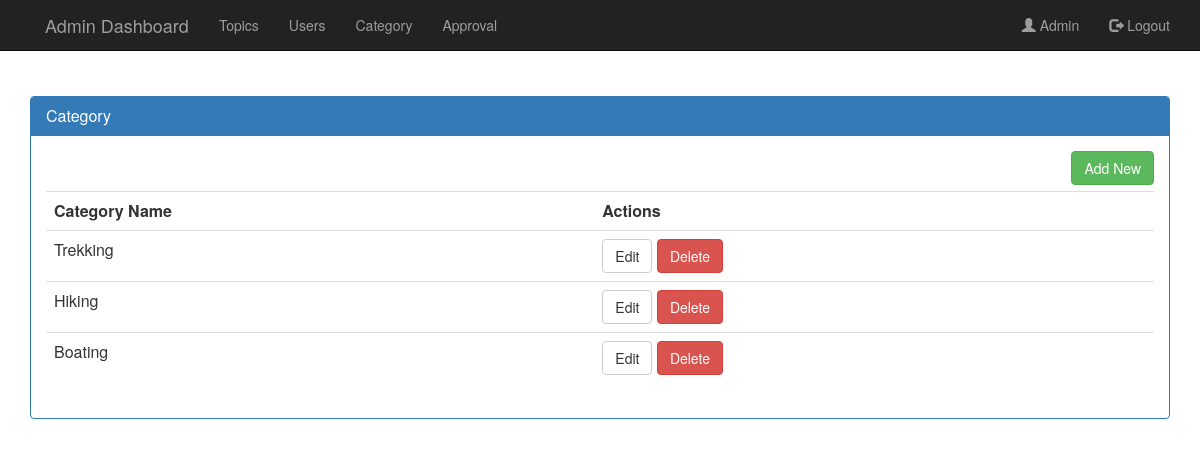
/admin/category.php (signed in), run on the app's committed database.
### tables this page shows
CREATE TABLE `category` (
  `cat_id` int(12) NOT NULL,
  `category` varchar(200) DEFAULT NULL
);

### admin/category.php (the view)
<?php include "header.php";?>
<div class="container" style="margin:8% auto;">
    <div class="panel panel-primary">
        <div class="panel-heading">
            <h3 class="panel-title">Category</h3>
        </div>
        <div class="panel-body">
           <a href="add-category.php" class="pull-right btn btn-success">Add New</a><br><br>
           <table class="table table-stripped">
            <th>Category Name</th>
            <th>Actions</th>
            <?php
            include "../functions/db.php";
            $sql = "SELECT * from category";
            $run = mysqli_query($con,$sql);
            while($row=mysqli_fetch_array($run))
            {
                extract($row);
                echo "<tr>";
                echo "<td>".$category."</td>";
                echo '<td><a href="edit-category.php?cat_id='.$cat_id.'"><button class="btn btn-default">Edit</button>
                <a href="delete-category.php?cat_id='.$cat_id.'" onclick="return confirm(\'Are you sure to delete this category?\')"><button class="btn btn-danger">Delete</button></a></td>';
                echo "</tr>";
            }
            ?>
        </table>
    </div>
</div>
</div>
</body>
</html>

### css/global.css (style rules this page uses)
body { background-color: #333; }

### data on the page
category: category "Trekking"
category: category "Hiking"
category: category "Boating"

### other printed values
$username "Admin"
